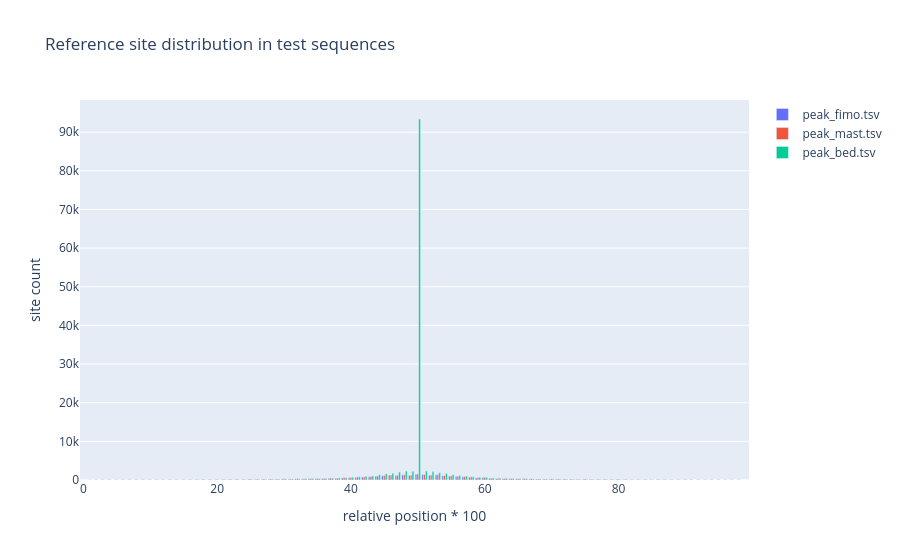
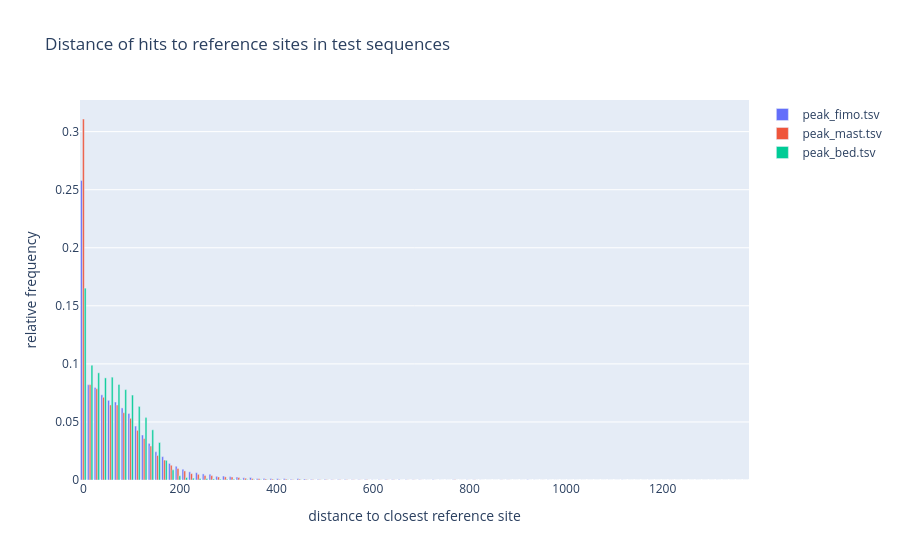
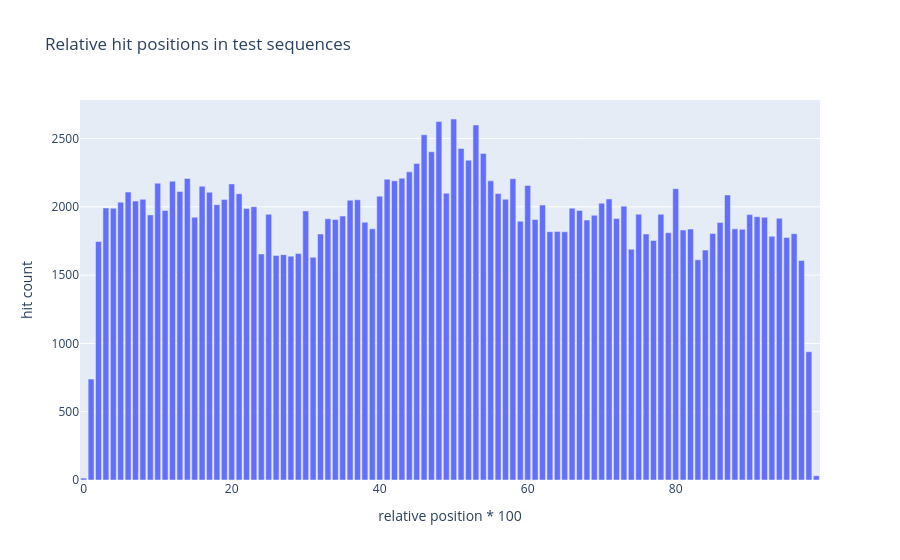
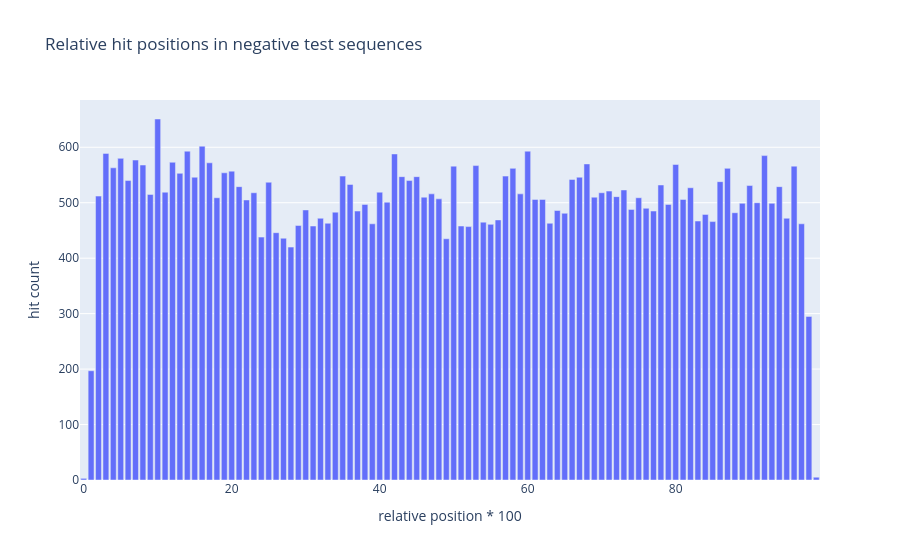

These figures' notebook cell, in order:
### Code cell
evaluate_multiple_experiments(experiment_dirs)

### Figure 1 — Plotly figure (JSON) as saved in the notebook; plotly's stock layout.template omitted (floating-point values rounded to 4 significant figures)
{"data": [{"hovertext": ["bin [0, 1)", "bin [1, 2)", "bin [2, 3)", "bin [3, 4)", "bin [4, 5)", "bin [5, 6)", "bin [6, 7)", "bin [7, 8)", "bin [8, 9)", "bin [9, 10)", "bin [10, 11)", "bin [11, 12)", "bin [12, 13)", "bin [13, 14)", "bin [14, 15)", "bin [15, 16)", "bin [16, 17)", "bin [17, 18)", "bin [18, 19)", "bin [19, 20)", "bin [20, 21)", "bin [21, 22)", "bin [22, 23)", "bin [23, 24)", "bin [24, 25)", "bin [25, 26)", "bin [26, 27)", "bin [27, 28)", "bin [28, 29)", "bin [29, 30)", "bin [30, 31)", "bin [31, 32)", "bin [32, 33)", "bin [33, 34)", "bin [34, 35)", "bin [35, 36)", "bin [36, 37)", "bin [37, 38)", "bin [38, 39)", "bin [39, 40)", "bin [40, 41)", "bin [41, 42)", "bin [42, 43)", "bin [43, 44)", "bin [44, 45)", "bin [45, 46)", "bin [46, 47)", "bin [47, 48)", "bin [48, 49)", "bin [49, 50)", "bin [50, 51)", "bin [51, 52)", "bin [52, 53)", "bin [53, 54)", "bin [54, 55)", "bin [55, 56)", "bin [56, 57)", "bin [57, 58)", "bin [58, 59)", "bin [59, 60)", "bin [60, 61)", "bin [61, 62)", "bin [62, 63)", "bin [63, 64)", "bin [64, 65)", "bin [65, 66)", "bin [66, 67)", "bin [67, 68)", "bin [68, 69)", "bin [69, 70)", "bin [70, 71)", "bin [71, 72)", "bin [72, 73)", "bin [73, 74)", "bin [74, 75)", "bin [75, 76)", "bin [76, 77)", "bin [77, 78)", "bin [78, 79)", "bin [79, 80)", "bin [80, 81)", "bin [81, 82)", "bin [82, 83)", "bin [83, 84)", "bin [84, 85)", "bin [85, 86)", "bin [86, 87)", "bin [87, 88)", "bin [88, 89)", "bin [89, 90)", "bin [90, 91)", "bin [91, 92)", "bin [92, 93)", "bin [93, 94)", "bin [94, 95)", "bin [95, 96)", "bin [96, 97)", "bin [97, 98)", "bin [98, 99)", "bin [99, 100)"], "name": "peak_fimo.tsv", "type": "bar", "x": [0, 1, 2, 3, 4, 5, 6, 7, 8, 9, 10, 11, 12, 13, 14, 15, 16, 17, 18, 19, 20, 21, 22, 23, 24, 25, 26, 27, 28, 29, 30, 31, 32, 33, 34, 35, 36, 37, 38, 39, 40, 41, 42, 43, 44, 45, 46, 47, 48, 49, 50, 51, 52, 53, 54, 55, 56, 57, 58, 59, 60, 61, 62, 63, 64, 65, 66, 67, 68, 69, 70, 71, 72, 73, 74, 75, 76, 77, 78, 79, 80, 81, 82, 83, 84, 85, 86, 87, 88, 89, 90, 91, 92, 93, 94, 95, 96, 97, 98, 99], "y": [3, 25, 73, 75, 82, 89, 97, 81, 108, 83, 85, 88, 81, 102, 110, 97, 104, 96, 132, 123, 125, 132, 161, 168, 148, 207, 164, 205, 205, 189, 253, 224, 293, 267, 310, 309, 344, 450, 422, 529, 597, 698, 763, 853, 959, 1097, 1257, 1169, 1313, 1200, 1498, 1413, 1214, 1338, 1106, 1003, 918, 827, 722, 565, 627, 434, 352, 337, 316, 300, 298, 252, 212, 213, 217, 220, 191, 180, 144, 185, 162, 141, 165, 144, 163, 135, 107, 101, 97, 108, 123, 104, 99, 93, 86, 88, 65, 87, 79, 92, 59, 57, 31, 0]}, {"hovertext": ["bin [0, 1)", "bin [1, 2)", "bin [2, 3)", "bin [3, 4)", "bin [4, 5)", "bin [5, 6)", "bin [6, 7)", "bin [7, 8)", "bin [8, 9)", "bin [9, 10)", "bin [10, 11)", "bin [11, 12)", "bin [12, 13)", "bin [13, 14)", "bin [14, 15)", "bin [15, 16)", "bin [16, 17)", "bin [17, 18)", "bin [18, 19)", "bin [19, 20)", "bin [20, 21)", "bin [21, 22)", "bin [22, 23)", "bin [23, 24)", "bin [24, 25)", "bin [25, 26)", "bin [26, 27)", "bin [27, 28)", "bin [28, 29)", "bin [29, 30)", "bin [30, 31)", "bin [31, 32)", "bin [32, 33)", "bin [33, 34)", "bin [34, 35)", "bin [35, 36)", "bin [36, 37)", "bin [37, 38)", "bin [38, 39)", "bin [39, 40)", "bin [40, 41)", "bin [41, 42)", "bin [42, 43)", "bin [43, 44)", "bin [44, 45)", "bin [45, 46)", "bin [46, 47)", "bin [47, 48)", "bin [48, 49)", "bin [49, 50)", "bin [50, 51)", "bin [51, 52)", "bin [52, 53)", "bin [53, 54)", "bin [54, 55)", "bin [55, 56)", "bin [56, 57)", "bin [57, 58)", "bin [58, 59)", "bin [59, 60)", "bin [60, 61)", "bin [61, 62)", "bin [62, 63)", "bin [63, 64)", "bin [64, 65)", "bin [65, 66)", "bin [66, 67)", "bin [67, 68)", "bin [68, 69)", "bin [69, 70)", "bin [70, 71)", "bin [71, 72)", "bin [72, 73)", "bin [73, 74)", "bin [74, 75)", "bin [75, 76)", "bin [76, 77)", "bin [77, 78)", "bin [78, 79)", "bin [79, 80)", "bin [80, 81)", "bin [81, 82)", "bin [82, 83)", "bin [83, 84)", "bin [84, 85)", "bin [85, 86)", "bin [86, 87)", "bin [87, 88)", "bin [88, 89)", "bin [89, 90)", "bin [90, 91)", "bin [91, 92)", "bin [92, 93)", "bin [93, 94)", "bin [94, 95)", "bin [95, 96)", "bin [96, 97)", "bin [97, 98)", "bin [98, 99)", "bin [99, 100)"], "name": "peak_mast.tsv", "type": "bar", "x": [0, 1, 2, 3, 4, 5, 6, 7, 8, 9, 10, 11, 12, 13, 14, 15, 16, 17, 18, 19, 20, 21, 22, 23, 24, 25, 26, 27, 28, 29, 30, 31, 32, 33, 34, 35, 36, 37, 38, 39, 40, 41, 42, 43, 44, 45, 46, 47, 48, 49, 50, 51, 52, 53, 54, 55, 56, 57, 58, 59, 60, 61, 62, 63, 64, 65, 66, 67, 68, 69, 70, 71, 72, 73, 74, 75, 76, 77, 78, 79, 80, 81, 82, 83, 84, 85, 86, 87, 88, 89, 90, 91, 92, 93, 94, 95, 96, 97, 98, 99], "y": [3, 37, 102, 87, 137, 109, 119, 120, 136, 125, 125, 127, 122, 138, 130, 132, 152, 134, 188, 171, 185, 188, 210, 229, 205, 235, 233, 251, 252, 249, 319, 280, 352, 335, 355, 370, 406, 502, 479, 624, 675, 759, 831, 912, 1030, 1145, 1295, 1224, 1366, 1240, 1564, 1427, 1288, 1374, 1148, 1066, 985, 866, 811, 617, 692, 492, 432, 401, 395, 357, 337, 326, 269, 259, 284, 273, 255, 225, 182, 235, 204, 192, 198, 194, 214, 159, 139, 143, 132, 140, 161, 135, 139, 126, 124, 136, 113, 101, 123, 106, 75, 77, 40, 0]}, {"hovertext": ["bin [0, 1)", "bin [1, 2)", "bin [2, 3)", "bin [3, 4)", "bin [4, 5)", "bin [5, 6)", "bin [6, 7)", "bin [7, 8)", "bin [8, 9)", "bin [9, 10)", "bin [10, 11)", "bin [11, 12)", "bin [12, 13)", "bin [13, 14)", "bin [14, 15)", "bin [15, 16)", "bin [16, 17)", "bin [17, 18)", "bin [18, 19)", "bin [19, 20)", "bin [20, 21)", "bin [21, 22)", "bin [22, 23)", "bin [23, 24)", "bin [24, 25)", "bin [25, 26)", "bin [26, 27)", "bin [27, 28)", "bin [28, 29)", "bin [29, 30)", "bin [30, 31)", "bin [31, 32)", "bin [32, 33)", "bin [33, 34)", "bin [34, 35)", "bin [35, 36)", "bin [36, 37)", "bin [37, 38)", "bin [38, 39)", "bin [39, 40)", "bin [40, 41)", "bin [41, 42)", "bin [42, 43)", "bin [43, 44)", "bin [44, 45)", "bin [45, 46)", "bin [46, 47)", "bin [47, 48)", "bin [48, 49)", "bin [49, 50)", "bin [50, 51)", "bin [51, 52)", "bin [52, 53)", "bin [53, 54)", "bin [54, 55)", "bin [55, 56)", "bin [56, 57)", "bin [57, 58)", "bin [58, 59)", "bin [59, 60)", "bin [60, 61)", "bin [61, 62)", "bin [62, 63)", "bin [63, 64)", "bin [64, 65)", "bin [65, 66)", "bin [66, 67)", "bin [67, 68)", "bin [68, 69)", "bin [69, 70)", "bin [70, 71)", "bin [71, 72)", "bin [72, 73)", "bin [73, 74)", "bin [74, 75)", "bin [75, 76)", "bin [76, 77)", "bin [77, 78)", "bin [78, 79)", "bin [79, 80)", "bin [80, 81)", "bin [81, 82)", "bin [82, 83)", "bin [83, 84)", "bin [84, 85)", "bin [85, 86)", "bin [86, 87)", "bin [87, 88)", "bin [88, 89)", "bin [89, 90)", "bin [90, 91)", "bin [91, 92)", "bin [92, 93)", "bin [93, 94)", "bin [94, 95)", "bin [95, 96)", "bin [96, 97)", "bin [97, 98)", "bin [98, 99)", "bin [99, 100)"], "name": "peak_bed.tsv", "type": "bar", "x": [0, 1, 2, 3, 4, 5, 6, 7, 8, 9, 10, 11, 12, 13, 14, 15, 16, 17, 18, 19, 20, 21, 22, 23, 24, 25, 26, 27, 28, 29, 30, 31, 32, 33, 34, 35, 36, 37, 38, 39, 40, 41, 42, 43, 44, 45, 46, 47, 48, 49, 50, 51, 52, 53, 54, 55, 56, 57, 58, 59, 60, 61, 62, 63, 64, 65, 66, 67, 68, 69, 70, 71, 72, 73, 74, 75, 76, 77, 78, 79, 80, 81, 82, 83, 84, 85, 86, 87, 88, 89, 90, 91, 92, 93, 94, 95, 96, 97, 98, 99], "y": [1, 12, 8, 11, 13, 16, 24, 17, 20, 28, 24, 25, 19, 37, 29, 55, 51, 67, 54, 62, 72, 101, 103, 92, 107, 118, 120, 165, 217, 181, 232, 260, 289, 352, 376, 380, 407, 450, 539, 604, 711, 828, 965, 1068, 1361, 1630, 1749, 2060, 2326, 2252, 93415, 2347, 2171, 1883, 1700, 1345, 1159, 1009, 834, 722, 696, 510, 470, 423, 382, 344, 327, 286, 290, 243, 215, 229, 192, 187, 179, 152, 157, 145, 122, 105, 115, 99, 95, 59, 54, 63, 66, 42, 46, 42, 37, 27, 22, 33, 14, 15, 19, 23, 13, 9]}], "layout": {"title": {"text": "Reference site distribution in test sequences"}, "xaxis": {"title": {"text": "relative position * 100"}}, "yaxis": {"title": {"text": "site count"}}}}

### Figure 2 — Plotly figure (JSON) as saved in the notebook; plotly's stock layout.template omitted (floating-point values rounded to 4 significant figures)
{"data": [{"hovertext": ["bin [0, 14)", "bin [14, 28)", "bin [28, 42)", "bin [42, 56)", "bin [56, 70)", "bin [70, 84)", "bin [84, 98)", "bin [98, 112)", "bin [112, 126)", "bin [126, 140)", "bin [140, 154)", "bin [154, 168)", "bin [168, 182)", "bin [182, 196)", "bin [196, 210)", "bin [210, 224)", "bin [224, 238)", "bin [238, 252)", "bin [252, 266)", "bin [266, 280)", "bin [280, 294)", "bin [294, 308)", "bin [308, 322)", "bin [322, 336)", "bin [336, 350)", "bin [350, 364)", "bin [364, 378)", "bin [378, 392)", "bin [392, 406)", "bin [406, 420)", "bin [420, 434)", "bin [434, 448)", "bin [448, 462)", "bin [462, 476)", "bin [476, 490)", "bin [490, 504)", "bin [504, 518)", "bin [518, 532)", "bin [532, 546)", "bin [546, 560)", "bin [560, 574)", "bin [574, 588)", "bin [588, 602)", "bin [602, 616)", "bin [616, 630)", "bin [630, 644)", "bin [644, 658)", "bin [658, 672)", "bin [672, 686)", "bin [686, 700)", "bin [700, 714)", "bin [714, 728)", "bin [728, 742)", "bin [742, 756)", "bin [756, 770)", "bin [770, 784)", "bin [784, 798)", "bin [798, 812)", "bin [812, 826)", "bin [826, 840)", "bin [840, 854)", "bin [854, 868)", "bin [868, 882)", "bin [882, 896)", "bin [896, 910)", "bin [910, 924)", "bin [924, 938)", "bin [938, 952)", "bin [952, 966)", "bin [966, 980)", "bin [980, 994)", "bin [994, 1008)", "bin [1008, 1022)", "bin [1022, 1036)", "bin [1036, 1050)", "bin [1050, 1064)", "bin [1064, 1078)", "bin [1078, 1092)", "bin [1092, 1106)", "bin [1106, 1120)", "bin [1120, 1134)", "bin [1134, 1148)", "bin [1148, 1162)", "bin [1162, 1176)", "bin [1176, 1190)", "bin [1190, 1204)", "bin [1204, 1218)", "bin [1218, 1232)", "bin [1232, 1246)", "bin [1246, 1260)", "bin [1260, 1274)", "bin [1274, 1288)", "bin [1288, 1302)", "bin [1302, 1316)", "bin [1316, 1330)", "bin [1330, 1344)", "bin [1344, 1358)", "bin [1358, 1372)", "bin [1372, 1386)"], "name": "peak_fimo.tsv", "type": "bar", "x": [0, 14, 28, 42, 56, 70, 84, 98, 112, 126, 140, 154, 168, 182, 196, 210, 224, 238, 252, 266, 280, 294, 308, 322, 336, 350, 364, 378, 392, 406, 420, 434, 448, 462, 476, 490, 504, 518, 532, 546, 560, 574, 588, 602, 616, 630, 644, 658, 672, 686, 700, 714, 728, 742, 756, 770, 784, 798, 812, 826, 840, 854, 868, 882, 896, 910, 924, 938, 952, 966, 980, 994, 1008, 1022, 1036, 1050, 1064, 1078, 1092, 1106, 1120, 1134, 1148, 1162, 1176, 1190, 1204, 1218, 1232, 1246, 1260, 1274, 1288, 1302, 1316, 1330, 1344, 1358, 1372], "y": [0.2579, 0.08205, 0.07974, 0.07336, 0.0686, 0.06715, 0.06206, 0.05729, 0.04646, 0.03875, 0.03153, 0.02433, 0.02012, 0.01427, 0.01182, 0.009336, 0.007046, 0.006283, 0.005226, 0.004952, 0.003171, 0.003366, 0.002916, 0.002544, 0.001918, 0.002114, 0.001213, 0.001253, 0.001213, 0.001155, 0.001194, 0.000548, 0.001194, 0.0008416, 0.0005089, 0.0003523, 0.0005089, 0.0002936, 0.0003327, 0.0003327, 0.0001957, 0.0002349, 0.0003132, 0.000137, 0.0001761, 0.0002936, 0.0002544, 0.0003132, 0.0002544, 0.0001566, 0.0001761, 5.872e-05, 0.0001566, 5.872e-05, 5.872e-05, 0.0002153, 5.872e-05, 0.0001566, 0.0001566, 5.872e-05, 3.914e-05, 1.957e-05, 9.786e-05, 7.829e-05, 1.957e-05, 3.914e-05, 0.0001957, 5.872e-05, 3.914e-05, 7.829e-05, 3.914e-05, 3.914e-05, 3.914e-05, 3.914e-05, 3.914e-05, 1.957e-05, 0, 0, 3.914e-05, 1.957e-05, 7.829e-05, 1.957e-05, 0, 1.957e-05, 3.914e-05, 0, 1.957e-05, 3.914e-05, 1.957e-05, 0, 0, 3.914e-05, 1.957e-05, 0, 3.914e-05, 1.957e-05, 0, 0, 1.957e-05]}, {"hovertext": ["bin [0, 14)", "bin [14, 28)", "bin [28, 42)", "bin [42, 56)", "bin [56, 70)", "bin [70, 84)", "bin [84, 98)", "bin [98, 112)", "bin [112, 126)", "bin [126, 140)", "bin [140, 154)", "bin [154, 168)", "bin [168, 182)", "bin [182, 196)", "bin [196, 210)", "bin [210, 224)", "bin [224, 238)", "bin [238, 252)", "bin [252, 266)", "bin [266, 280)", "bin [280, 294)", "bin [294, 308)", "bin [308, 322)", "bin [322, 336)", "bin [336, 350)", "bin [350, 364)", "bin [364, 378)", "bin [378, 392)", "bin [392, 406)", "bin [406, 420)", "bin [420, 434)", "bin [434, 448)", "bin [448, 462)", "bin [462, 476)", "bin [476, 490)", "bin [490, 504)", "bin [504, 518)", "bin [518, 532)", "bin [532, 546)", "bin [546, 560)", "bin [560, 574)", "bin [574, 588)", "bin [588, 602)", "bin [602, 616)", "bin [616, 630)", "bin [630, 644)", "bin [644, 658)", "bin [658, 672)", "bin [672, 686)", "bin [686, 700)", "bin [700, 714)", "bin [714, 728)", "bin [728, 742)", "bin [742, 756)", "bin [756, 770)", "bin [770, 784)", "bin [784, 798)", "bin [798, 812)", "bin [812, 826)", "bin [826, 840)", "bin [840, 854)", "bin [854, 868)", "bin [868, 882)", "bin [882, 896)", "bin [896, 910)", "bin [910, 924)", "bin [924, 938)", "bin [938, 952)", "bin [952, 966)", "bin [966, 980)", "bin [980, 994)", "bin [994, 1008)", "bin [1008, 1022)", "bin [1022, 1036)", "bin [1036, 1050)", "bin [1050, 1064)", "bin [1064, 1078)", "bin [1078, 1092)", "bin [1092, 1106)", "bin [1106, 1120)", "bin [1120, 1134)", "bin [1134, 1148)", "bin [1148, 1162)", "bin [1162, 1176)", "bin [1176, 1190)", "bin [1190, 1204)", "bin [1204, 1218)", "bin [1218, 1232)", "bin [1232, 1246)", "bin [1246, 1260)", "bin [1260, 1274)", "bin [1274, 1288)", "bin [1288, 1302)", "bin [1302, 1316)", "bin [1316, 1330)", "bin [1330, 1344)", "bin [1344, 1358)", "bin [1358, 1372)", "bin [1372, 1386)"], "name": "peak_mast.tsv", "type": "bar", "x": [0, 14, 28, 42, 56, 70, 84, 98, 112, 126, 140, 154, 168, 182, 196, 210, 224, 238, 252, 266, 280, 294, 308, 322, 336, 350, 364, 378, 392, 406, 420, 434, 448, 462, 476, 490, 504, 518, 532, 546, 560, 574, 588, 602, 616, 630, 644, 658, 672, 686, 700, 714, 728, 742, 756, 770, 784, 798, 812, 826, 840, 854, 868, 882, 896, 910, 924, 938, 952, 966, 980, 994, 1008, 1022, 1036, 1050, 1064, 1078, 1092, 1106, 1120, 1134, 1148, 1162, 1176, 1190, 1204, 1218, 1232, 1246, 1260, 1274, 1288, 1302, 1316, 1330, 1344, 1358, 1372], "y": [0.3109, 0.08212, 0.07859, 0.07123, 0.06463, 0.06461, 0.05795, 0.05313, 0.04275, 0.03574, 0.0292, 0.02113, 0.01717, 0.0127, 0.009915, 0.007822, 0.005465, 0.004896, 0.003901, 0.003759, 0.002621, 0.002702, 0.002519, 0.002154, 0.001524, 0.00128, 0.001158, 0.000894, 0.0007721, 0.0005486, 0.0007721, 0.0003454, 0.0007314, 0.0004673, 0.0002844, 0.0002844, 0.0002641, 0.0001422, 0.0002438, 0.0002032, 0.0001829, 0.0001219, 0.0002438, 0.0001016, 0.0001219, 0.0001625, 0.0001422, 8.127e-05, 0.0001016, 0.0001016, 6.095e-05, 4.063e-05, 6.095e-05, 0, 2.032e-05, 0.0001829, 4.063e-05, 6.095e-05, 0.0001219, 2.032e-05, 0, 0, 8.127e-05, 6.095e-05, 2.032e-05, 2.032e-05, 2.032e-05, 0, 4.063e-05, 0, 4.063e-05, 2.032e-05, 4.063e-05, 2.032e-05, 0, 0, 0, 0, 0, 2.032e-05, 0, 0, 2.032e-05, 2.032e-05, 2.032e-05, 0, 0, 4.063e-05, 2.032e-05, 0, 0, 2.032e-05, 2.032e-05, 0, 0, 0, 0, 0, 0]}, {"hovertext": ["bin [0, 14)", "bin [14, 28)", "bin [28, 42)", "bin [42, 56)", "bin [56, 70)", "bin [70, 84)", "bin [84, 98)", "bin [98, 112)", "bin [112, 126)", "bin [126, 140)", "bin [140, 154)", "bin [154, 168)", "bin [168, 182)", "bin [182, 196)", "bin [196, 210)", "bin [210, 224)", "bin [224, 238)", "bin [238, 252)", "bin [252, 266)", "bin [266, 280)", "bin [280, 294)", "bin [294, 308)", "bin [308, 322)", "bin [322, 336)", "bin [336, 350)", "bin [350, 364)", "bin [364, 378)", "bin [378, 392)", "bin [392, 406)", "bin [406, 420)", "bin [420, 434)", "bin [434, 448)", "bin [448, 462)", "bin [462, 476)", "bin [476, 490)", "bin [490, 504)", "bin [504, 518)", "bin [518, 532)", "bin [532, 546)", "bin [546, 560)", "bin [560, 574)", "bin [574, 588)", "bin [588, 602)", "bin [602, 616)", "bin [616, 630)", "bin [630, 644)", "bin [644, 658)", "bin [658, 672)", "bin [672, 686)", "bin [686, 700)", "bin [700, 714)", "bin [714, 728)", "bin [728, 742)", "bin [742, 756)", "bin [756, 770)", "bin [770, 784)", "bin [784, 798)", "bin [798, 812)", "bin [812, 826)", "bin [826, 840)", "bin [840, 854)", "bin [854, 868)", "bin [868, 882)", "bin [882, 896)", "bin [896, 910)", "bin [910, 924)", "bin [924, 938)", "bin [938, 952)", "bin [952, 966)", "bin [966, 980)", "bin [980, 994)", "bin [994, 1008)", "bin [1008, 1022)", "bin [1022, 1036)", "bin [1036, 1050)", "bin [1050, 1064)", "bin [1064, 1078)", "bin [1078, 1092)", "bin [1092, 1106)", "bin [1106, 1120)", "bin [1120, 1134)", "bin [1134, 1148)", "bin [1148, 1162)", "bin [1162, 1176)", "bin [1176, 1190)", "bin [1190, 1204)", "bin [1204, 1218)", "bin [1218, 1232)", "bin [1232, 1246)", "bin [1246, 1260)", "bin [1260, 1274)", "bin [1274, 1288)", "bin [1288, 1302)", "bin [1302, 1316)", "bin [1316, 1330)", "bin [1330, 1344)", "bin [1344, 1358)", "bin [1358, 1372)", "bin [1372, 1386)"], "name": "peak_bed.tsv", "type": "bar", "x": [0, 14, 28, 42, 56, 70, 84, 98, 112, 126, 140, 154, 168, 182, 196, 210, 224, 238, 252, 266, 280, 294, 308, 322, 336, 350, 364, 378, 392, 406, 420, 434, 448, 462, 476, 490, 504, 518, 532, 546, 560, 574, 588, 602, 616, 630, 644, 658, 672, 686, 700, 714, 728, 742, 756, 770, 784, 798, 812, 826, 840, 854, 868, 882, 896, 910, 924, 938, 952, 966, 980, 994, 1008, 1022, 1036, 1050, 1064, 1078, 1092, 1106, 1120, 1134, 1148, 1162, 1176, 1190, 1204, 1218, 1232, 1246, 1260, 1274, 1288, 1302, 1316, 1330, 1344, 1358, 1372], "y": [0.1652, 0.09879, 0.0923, 0.08793, 0.08854, 0.08225, 0.07783, 0.07315, 0.06337, 0.05373, 0.0432, 0.03229, 0.01695, 0.008757, 0.003643, 0.00208, 0.001578, 0.001294, 0.001128, 0.0009212, 0.000709, 0.0006728, 0.0006676, 0.0004813, 0.0004865, 0.000383, 0.0002484, 0.000207, 0.000207, 8.798e-05, 0.000176, 8.798e-05, 0.0001294, 8.281e-05, 4.658e-05, 7.245e-05, 5.175e-05, 2.588e-05, 1.553e-05, 2.07e-05, 2.588e-05, 1.553e-05, 3.105e-05, 4.658e-05, 5.175e-06, 1.035e-05, 1.035e-05, 0, 1.553e-05, 0, 5.175e-06, 1.035e-05, 0, 0, 5.175e-06, 0, 0, 0, 5.175e-06, 0, 0, 0, 0, 0, 0, 5.175e-06, 0, 0, 0, 0, 0, 0, 0, 0, 0, 0, 0, 0, 0, 0, 0, 0, 0, 0, 0, 0, 0, 0, 0, 0, 0, 0, 0, 0, 0, 0, 0, 0, 0]}], "layout": {"title": {"text": "Distance of hits to reference sites in test sequences"}, "xaxis": {"title": {"text": "distance to closest reference site"}}, "yaxis": {"title": {"text": "relative frequency"}}}}

### Figure 3 — Plotly figure (JSON) as saved in the notebook; plotly's stock layout.template omitted (floating-point values rounded to 4 significant figures)
{"data": [{"hovertext": ["bin [0, 1)", "bin [1, 2)", "bin [2, 3)", "bin [3, 4)", "bin [4, 5)", "bin [5, 6)", "bin [6, 7)", "bin [7, 8)", "bin [8, 9)", "bin [9, 10)", "bin [10, 11)", "bin [11, 12)", "bin [12, 13)", "bin [13, 14)", "bin [14, 15)", "bin [15, 16)", "bin [16, 17)", "bin [17, 18)", "bin [18, 19)", "bin [19, 20)", "bin [20, 21)", "bin [21, 22)", "bin [22, 23)", "bin [23, 24)", "bin [24, 25)", "bin [25, 26)", "bin [26, 27)", "bin [27, 28)", "bin [28, 29)", "bin [29, 30)", "bin [30, 31)", "bin [31, 32)", "bin [32, 33)", "bin [33, 34)", "bin [34, 35)", "bin [35, 36)", "bin [36, 37)", "bin [37, 38)", "bin [38, 39)", "bin [39, 40)", "bin [40, 41)", "bin [41, 42)", "bin [42, 43)", "bin [43, 44)", "bin [44, 45)", "bin [45, 46)", "bin [46, 47)", "bin [47, 48)", "bin [48, 49)", "bin [49, 50)", "bin [50, 51)", "bin [51, 52)", "bin [52, 53)", "bin [53, 54)", "bin [54, 55)", "bin [55, 56)", "bin [56, 57)", "bin [57, 58)", "bin [58, 59)", "bin [59, 60)", "bin [60, 61)", "bin [61, 62)", "bin [62, 63)", "bin [63, 64)", "bin [64, 65)", "bin [65, 66)", "bin [66, 67)", "bin [67, 68)", "bin [68, 69)", "bin [69, 70)", "bin [70, 71)", "bin [71, 72)", "bin [72, 73)", "bin [73, 74)", "bin [74, 75)", "bin [75, 76)", "bin [76, 77)", "bin [77, 78)", "bin [78, 79)", "bin [79, 80)", "bin [80, 81)", "bin [81, 82)", "bin [82, 83)", "bin [83, 84)", "bin [84, 85)", "bin [85, 86)", "bin [86, 87)", "bin [87, 88)", "bin [88, 89)", "bin [89, 90)", "bin [90, 91)", "bin [91, 92)", "bin [92, 93)", "bin [93, 94)", "bin [94, 95)", "bin [95, 96)", "bin [96, 97)", "bin [97, 98)", "bin [98, 99)", "bin [99, 100)"], "name": "relative hits", "type": "bar", "x": [0, 1, 2, 3, 4, 5, 6, 7, 8, 9, 10, 11, 12, 13, 14, 15, 16, 17, 18, 19, 20, 21, 22, 23, 24, 25, 26, 27, 28, 29, 30, 31, 32, 33, 34, 35, 36, 37, 38, 39, 40, 41, 42, 43, 44, 45, 46, 47, 48, 49, 50, 51, 52, 53, 54, 55, 56, 57, 58, 59, 60, 61, 62, 63, 64, 65, 66, 67, 68, 69, 70, 71, 72, 73, 74, 75, 76, 77, 78, 79, 80, 81, 82, 83, 84, 85, 86, 87, 88, 89, 90, 91, 92, 93, 94, 95, 96, 97, 98, 99], "y": [14, 739, 1746, 1992, 1990, 2034, 2108, 2042, 2055, 1941, 2173, 1974, 2188, 2112, 2208, 1924, 2151, 2107, 2016, 2053, 2168, 2096, 1988, 2001, 1655, 1946, 1644, 1650, 1639, 1658, 1970, 1631, 1801, 1913, 1907, 1932, 2049, 2052, 1887, 1839, 2078, 2202, 2190, 2209, 2256, 2317, 2528, 2403, 2624, 2100, 2643, 2427, 2341, 2599, 2391, 2190, 2097, 2056, 2206, 1894, 2157, 1907, 2013, 1818, 1819, 1817, 1990, 1974, 1903, 1938, 2027, 2058, 1915, 2005, 1690, 1946, 1801, 1754, 1946, 1811, 2133, 1830, 1837, 1612, 1683, 1805, 1886, 2087, 1839, 1835, 1943, 1928, 1923, 1784, 1916, 1775, 1803, 1607, 939, 31]}], "layout": {"title": {"text": "Relative hit positions in test sequences"}, "xaxis": {"title": {"text": "relative position * 100"}}, "yaxis": {"title": {"text": "hit count"}}}}

### Figure 4 — Plotly figure (JSON) as saved in the notebook; plotly's stock layout.template omitted (floating-point values rounded to 4 significant figures)
{"data": [{"hovertext": ["bin [0, 1)", "bin [1, 2)", "bin [2, 3)", "bin [3, 4)", "bin [4, 5)", "bin [5, 6)", "bin [6, 7)", "bin [7, 8)", "bin [8, 9)", "bin [9, 10)", "bin [10, 11)", "bin [11, 12)", "bin [12, 13)", "bin [13, 14)", "bin [14, 15)", "bin [15, 16)", "bin [16, 17)", "bin [17, 18)", "bin [18, 19)", "bin [19, 20)", "bin [20, 21)", "bin [21, 22)", "bin [22, 23)", "bin [23, 24)", "bin [24, 25)", "bin [25, 26)", "bin [26, 27)", "bin [27, 28)", "bin [28, 29)", "bin [29, 30)", "bin [30, 31)", "bin [31, 32)", "bin [32, 33)", "bin [33, 34)", "bin [34, 35)", "bin [35, 36)", "bin [36, 37)", "bin [37, 38)", "bin [38, 39)", "bin [39, 40)", "bin [40, 41)", "bin [41, 42)", "bin [42, 43)", "bin [43, 44)", "bin [44, 45)", "bin [45, 46)", "bin [46, 47)", "bin [47, 48)", "bin [48, 49)", "bin [49, 50)", "bin [50, 51)", "bin [51, 52)", "bin [52, 53)", "bin [53, 54)", "bin [54, 55)", "bin [55, 56)", "bin [56, 57)", "bin [57, 58)", "bin [58, 59)", "bin [59, 60)", "bin [60, 61)", "bin [61, 62)", "bin [62, 63)", "bin [63, 64)", "bin [64, 65)", "bin [65, 66)", "bin [66, 67)", "bin [67, 68)", "bin [68, 69)", "bin [69, 70)", "bin [70, 71)", "bin [71, 72)", "bin [72, 73)", "bin [73, 74)", "bin [74, 75)", "bin [75, 76)", "bin [76, 77)", "bin [77, 78)", "bin [78, 79)", "bin [79, 80)", "bin [80, 81)", "bin [81, 82)", "bin [82, 83)", "bin [83, 84)", "bin [84, 85)", "bin [85, 86)", "bin [86, 87)", "bin [87, 88)", "bin [88, 89)", "bin [89, 90)", "bin [90, 91)", "bin [91, 92)", "bin [92, 93)", "bin [93, 94)", "bin [94, 95)", "bin [95, 96)", "bin [96, 97)", "bin [97, 98)", "bin [98, 99)", "bin [99, 100)"], "name": "relative hits", "type": "bar", "x": [0, 1, 2, 3, 4, 5, 6, 7, 8, 9, 10, 11, 12, 13, 14, 15, 16, 17, 18, 19, 20, 21, 22, 23, 24, 25, 26, 27, 28, 29, 30, 31, 32, 33, 34, 35, 36, 37, 38, 39, 40, 41, 42, 43, 44, 45, 46, 47, 48, 49, 50, 51, 52, 53, 54, 55, 56, 57, 58, 59, 60, 61, 62, 63, 64, 65, 66, 67, 68, 69, 70, 71, 72, 73, 74, 75, 76, 77, 78, 79, 80, 81, 82, 83, 84, 85, 86, 87, 88, 89, 90, 91, 92, 93, 94, 95, 96, 97, 98, 99], "y": [3, 197, 512, 589, 563, 580, 540, 577, 568, 515, 651, 519, 573, 553, 593, 546, 602, 572, 509, 554, 557, 529, 505, 518, 438, 537, 446, 436, 420, 459, 487, 458, 472, 463, 483, 548, 533, 485, 497, 462, 519, 501, 588, 547, 540, 547, 510, 516, 507, 435, 566, 458, 457, 567, 465, 461, 469, 548, 562, 516, 593, 506, 506, 463, 486, 481, 542, 546, 570, 510, 518, 521, 511, 523, 488, 509, 490, 485, 532, 497, 569, 506, 527, 467, 479, 466, 538, 562, 482, 499, 531, 500, 585, 499, 529, 472, 566, 462, 295, 5]}], "layout": {"title": {"text": "Relative hit positions in negative test sequences"}, "xaxis": {"title": {"text": "relative position * 100"}}, "yaxis": {"title": {"text": "hit count"}}}}
